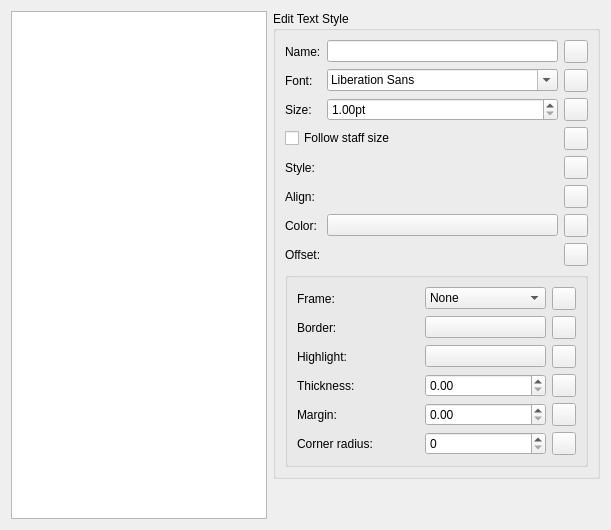
      <widget class="QWidget" name="PageTextStyles">
       <layout class="QGridLayout" name="gridLayout_41">
        <item row="0" column="1">
         <widget class="QGroupBox" name="showMeasureNumber_8">
          <property name="sizePolicy">
           <sizepolicy hsizetype="Preferred" vsizetype="Preferred">
            <horstretch>0</horstretch>
            <verstretch>0</verstretch>
           </sizepolicy>
          </property>
          <property name="title">
           <string>Edit Text Style</string>
          </property>
          <layout class="QGridLayout" name="_12">
           <item row="4" column="0">
            <widget class="QLabel" name="label_209">
             <property name="text">
              <string>Style:</string>
             </property>
            </widget>
           </item>
           <item row="3" column="2">
            <widget class="QToolButton" name="resetTextStyleSpatiumDependent">
             <property name="toolTip">
              <string>Reset to default</string>
             </property>
             <property name="accessibleName">
              <string>Reset 'Follow staff size' value</string>
             </property>
             <property name="text">
              <string notr="true"/>
             </property>
             <property name="icon">
              <iconset resource="musescore.qrc">
               <normaloff>:/data/icons/edit-reset.svg</normaloff>:/data/icons/edit-reset.svg</iconset>
             </property>
            </widget>
           </item>
           <item row="4" column="2">
            <widget class="QToolButton" name="resetTextStyleFontStyle">
             <property name="toolTip">
              <string>Reset to default</string>
             </property>
             <property name="accessibleName">
              <string>Reset 'Font style' values</string>
             </property>
             <property name="text">
              <string notr="true"/>
             </property>
             <property name="icon">
              <iconset resource="musescore.qrc">
               <normaloff>:/data/icons/edit-reset.svg</normaloff>:/data/icons/edit-reset.svg</iconset>
             </property>
            </widget>
           </item>
           <item row="2" column="2">
            <widget class="QToolButton" name="resetTextStyleFontSize">
             <property name="toolTip">
              <string>Reset to default</string>
             </property>
             <property name="accessibleName">
              <string>Reset 'Font size' value</string>
             </property>
             <property name="text">
              <string notr="true"/>
             </property>
             <property name="icon">
              <iconset resource="musescore.qrc">
               <normaloff>:/data/icons/edit-reset.svg</normaloff>:/data/icons/edit-reset.svg</iconset>
             </property>
            </widget>
           </item>
           <item row="0" column="2">
            <widget class="QToolButton" name="resetTextStyleName">
             <property name="toolTip">
              <string>Reset to default</string>
             </property>
             <property name="accessibleName">
              <string>Reset 'Name' value</string>
             </property>
             <property name="text">
              <string notr="true"/>
             </property>
             <property name="icon">
              <iconset resource="musescore.qrc">
               <normaloff>:/data/icons/edit-reset.svg</normaloff>:/data/icons/edit-reset.svg</iconset>
             </property>
            </widget>
           </item>
           <item row="0" column="0">
            <widget class="QLabel" name="labelStyleName">
             <property name="text">
              <string>Name:</string>
             </property>
            </widget>
           </item>
           <item row="5" column="1">
            <widget class="Ms::AlignSelect" name="textStyleAlign" native="true"/>
           </item>
           <item row="1" column="2">
            <widget class="QToolButton" name="resetTextStyleFontFace">
             <property name="toolTip">
              <string>Reset to default</string>
             </property>
             <property name="accessibleName">
              <string>Reset 'Font face' value</string>
             </property>
             <property name="text">
              <string notr="true"/>
             </property>
             <property name="icon">
              <iconset resource="musescore.qrc">
               <normaloff>:/data/icons/edit-reset.svg</normaloff>:/data/icons/edit-reset.svg</iconset>
             </property>
            </widget>
           </item>
           <item row="7" column="2">
            <widget class="QToolButton" name="resetTextStyleOffset">
             <property name="toolTip">
              <string>Reset to default</string>
             </property>
             <property name="accessibleName">
              <string>Reset 'Offset' values</string>
             </property>
             <property name="text">
              <string notr="true"/>
             </property>
             <property name="icon">
              <iconset resource="musescore.qrc">
               <normaloff>:/data/icons/edit-reset.svg</normaloff>:/data/icons/edit-reset.svg</iconset>
             </property>
            </widget>
           </item>
           <item row="5" column="0">
            <widget class="QLabel" name="label_210">
             <property name="text">
              <string>Align:</string>
             </property>
            </widget>
           </item>
           <item row="6" column="2">
            <widget class="QToolButton" name="resetTextStyleColor">
             <property name="toolTip">
              <string>Reset to default</string>
             </property>
             <property name="accessibleName">
              <string>Reset 'Color' value</string>
             </property>
             <property name="text">
              <string notr="true"/>
             </property>
             <property name="icon">
              <iconset resource="musescore.qrc">
               <normaloff>:/data/icons/edit-reset.svg</normaloff>:/data/icons/edit-reset.svg</iconset>
             </property>
            </widget>
           </item>
           <item row="9" column="0" colspan="3">
            <widget class="QGroupBox" name="groupBox_40">
             <property name="title">
              <string/>
             </property>
             <layout class="QGridLayout" name="gridLayout_38">
              <item row="0" column="0">
               <widget class="QLabel" name="label_202">
                <property name="text">
                 <string>Frame:</string>
                </property>
               </widget>
              </item>
              <item row="0" column="1">
               <widget class="QComboBox" name="textStyleFrameType">
                <item>
                 <property name="text">
                  <string notr="true">None</string>
                 </property>
                </item>
                <item>
                 <property name="text">
                  <string notr="true">Rectangle</string>
                 </property>
                </item>
                <item>
                 <property name="text">
                  <string>Circle</string>
                 </property>
                </item>
               </widget>
              </item>
              <item row="0" column="2">
               <widget class="QToolButton" name="resetTextStyleFrameType">
                <property name="toolTip">
                 <string>Reset to default</string>
                </property>
                <property name="accessibleName">
                 <string>Reset 'Frame' value</string>
                </property>
                <property name="text">
                 <string notr="true"/>
                </property>
                <property name="icon">
                 <iconset resource="musescore.qrc">
                  <normaloff>:/data/icons/edit-reset.svg</normaloff>:/data/icons/edit-reset.svg</iconset>
                </property>
               </widget>
              </item>
              <item row="1" column="0" colspan="3">
               <widget class="QWidget" name="frameWidget" native="true">
                <layout class="QGridLayout" name="gridLayout_43">
                 <property name="leftMargin">
                  <number>0</number>
                 </property>
                 <property name="topMargin">
                  <number>0</number>
                 </property>
                 <property name="rightMargin">
                  <number>0</number>
                 </property>
                 <property name="bottomMargin">
                  <number>0</number>
                 </property>
                 <item row="0" column="1">
                  <widget class="Awl::ColorLabel" name="textStyleFrameForeground"/>
                 </item>
                 <item row="2" column="0">
                  <widget class="QLabel" name="label_205">
                   <property name="text">
                    <string>Thickness:</string>
                   </property>
                  </widget>
                 </item>
                 <item row="4" column="1">
                  <widget class="QDoubleSpinBox" name="textStyleFrameBorderRadius">
                   <property name="decimals">
                    <number>0</number>
                   </property>
                  </widget>
                 </item>
                 <item row="1" column="2">
                  <widget class="QToolButton" name="resetTextStyleFrameBackground">
                   <property name="toolTip">
                    <string>Reset to default</string>
                   </property>
                   <property name="accessibleName">
                    <string>Reset 'Background' value</string>
                   </property>
                   <property name="text">
                    <string notr="true"/>
                   </property>
                   <property name="icon">
                    <iconset resource="musescore.qrc">
                     <normaloff>:/data/icons/edit-reset.svg</normaloff>:/data/icons/edit-reset.svg</iconset>
                   </property>
                  </widget>
                 </item>
                 <item row="0" column="2">
                  <widget class="QToolButton" name="resetTextStyleFrameForeground">
                   <property name="toolTip">
                    <string>Reset to default</string>
                   </property>
                   <property name="accessibleName">
                    <string>Reset 'Border' value</string>
                   </property>
                   <property name="text">
                    <string notr="true"/>
                   </property>
                   <property name="icon">
                    <iconset resource="musescore.qrc">
                     <normaloff>:/data/icons/edit-reset.svg</normaloff>:/data/icons/edit-reset.svg</iconset>
                   </property>
                  </widget>
                 </item>
                 <item row="3" column="0">
                  <widget class="QLabel" name="label_206">
                   <property name="text">
                    <string>Margin:</string>
                   </property>
                  </widget>
                 </item>
                 <item row="4" column="0">
                  <widget class="QLabel" name="label_212">
                   <property name="text">
                    <string>Corner radius:</string>
                   </property>
                  </widget>
                 </item>
                 <item row="2" column="2">
                  <widget class="QToolButton" name="resetTextStyleFrameBorder">
                   <property name="toolTip">
                    <string>Reset to default</string>
                   </property>
                   <property name="accessibleName">
                    <string>Reset 'Border' value</string>
                   </property>
                   <property name="text">
                    <string notr="true"/>
                   </property>
                   <property name="icon">
                    <iconset resource="musescore.qrc">
                     <normaloff>:/data/icons/edit-reset.svg</normaloff>:/data/icons/edit-reset.svg</iconset>
                   </property>
                  </widget>
                 </item>
                 <item row="3" column="1">
                  <widget class="QDoubleSpinBox" name="textStyleFramePadding"/>
                 </item>
                 <item row="1" column="1">
                  <widget class="Awl::ColorLabel" name="textStyleFrameBackground"/>
                 </item>
                 <item row="3" column="2">
                  <widget class="QToolButton" name="resetTextStyleFramePadding">
                   <property name="toolTip">
                    <string>Reset to default</string>
                   </property>
                   <property name="accessibleName">
                    <string>Reset 'Margin' value</string>
                   </property>
                   <property name="text">
                    <string notr="true"/>
                   </property>
                   <property name="icon">
                    <iconset resource="musescore.qrc">
                     <normaloff>:/data/icons/edit-reset.svg</normaloff>:/data/icons/edit-reset.svg</iconset>
                   </property>
                  </widget>
                 </item>
                 <item row="2" column="1">
                  <widget class="QDoubleSpinBox" name="textStyleFrameBorder"/>
                 </item>
                 <item row="0" column="0">
                  <widget class="QLabel" name="label_203">
                   <property name="text">
                    <string>Border:</string>
                   </property>
                  </widget>
                 </item>
                 <item row="1" column="0">
                  <widget class="QLabel" name="label_204">
                   <property name="text">
                    <string>Highlight:</string>
                   </property>
                  </widget>
                 </item>
                 <item row="4" column="2">
                  <widget class="QToolButton" name="resetTextStyleFrameBorderRadius">
                   <property name="toolTip">
                    <string>Reset to default</string>
                   </property>
                   <property name="accessibleName">
                    <string>Reset 'Corner radius' value</string>
                   </property>
                   <property name="text">
                    <string notr="true"/>
                   </property>
                   <property name="icon">
                    <iconset resource="musescore.qrc">
                     <normaloff>:/data/icons/edit-reset.svg</normaloff>:/data/icons/edit-reset.svg</iconset>
                   </property>
                  </widget>
                 </item>
                </layout>
               </widget>
              </item>
             </layout>
            </widget>
           </item>
           <item row="6" column="1">
            <widget class="Awl::ColorLabel" name="textStyleColor"/>
           </item>
           <item row="7" column="1">
            <widget class="Ms::OffsetSelect" name="textStyleOffset" native="true"/>
           </item>
           <item row="5" column="2">
            <widget class="QToolButton" name="resetTextStyleAlign">
             <property name="toolTip">
              <string>Reset to default</string>
             </property>
             <property name="accessibleName">
              <string>Reset 'Align' values</string>
             </property>
             <property name="text">
              <string notr="true"/>
             </property>
             <property name="icon">
              <iconset resource="musescore.qrc">
               <normaloff>:/data/icons/edit-reset.svg</normaloff>:/data/icons/edit-reset.svg</iconset>
             </property>
            </widget>
           </item>
           <item row="7" column="0">
            <widget class="QLabel" name="label_186">
             <property name="text">
              <string>Offset:</string>
             </property>
            </widget>
           </item>
           <item row="1" column="1">
            <widget class="QFontComboBox" name="textStyleFontFace">
             <property name="sizePolicy">
              <sizepolicy hsizetype="Expanding" vsizetype="Fixed">
               <horstretch>0</horstretch>
               <verstretch>0</verstretch>
              </sizepolicy>
             </property>
            </widget>
           </item>
           <item row="1" column="0">
            <widget class="QLabel" name="label_208">
             <property name="text">
              <string>Font:</string>
             </property>
            </widget>
           </item>
           <item row="2" column="0">
            <widget class="QLabel" name="label_207">
             <property name="text">
              <string>Size:</string>
             </property>
            </widget>
           </item>
           <item row="6" column="0">
            <widget class="QLabel" name="textStyleColorLabel">
             <property name="text">
              <string>Color:</string>
             </property>
            </widget>
           </item>
           <item row="3" column="0" colspan="2">
            <widget class="QCheckBox" name="textStyleSpatiumDependent">
             <property name="text">
              <string>Follow staff size</string>
             </property>
            </widget>
           </item>
           <item row="4" column="1">
            <widget class="Ms::FontStyleSelect" name="textStyleFontStyle" native="true"/>
           </item>
           <item row="0" column="1">
            <widget class="QLineEdit" name="styleName"/>
           </item>
           <item row="2" column="1">
            <widget class="QDoubleSpinBox" name="textStyleFontSize">
             <property name="suffix">
              <string>pt</string>
             </property>
             <property name="minimum">
              <double>1.000000000000000</double>
             </property>
            </widget>
           </item>
          </layout>
         </widget>
        </item>
        <item row="1" column="1">
         <spacer name="verticalSpacer_32">
          <property name="orientation">
           <enum>Qt::Vertical</enum>
          </property>
          <property name="sizeHint" stdset="0">
           <size>
            <width>20</width>
            <height>40</height>
           </size>
          </property>
         </spacer>
        </item>
        <item row="0" column="0" rowspan="2">
         <widget class="QListWidget" name="textStyles">
          <property name="sizePolicy">
           <sizepolicy hsizetype="Expanding" vsizetype="Expanding">
            <horstretch>0</horstretch>
            <verstretch>0</verstretch>
           </sizepolicy>
          </property>
         </widget>
        </item>
       </layout>
      </widget>
